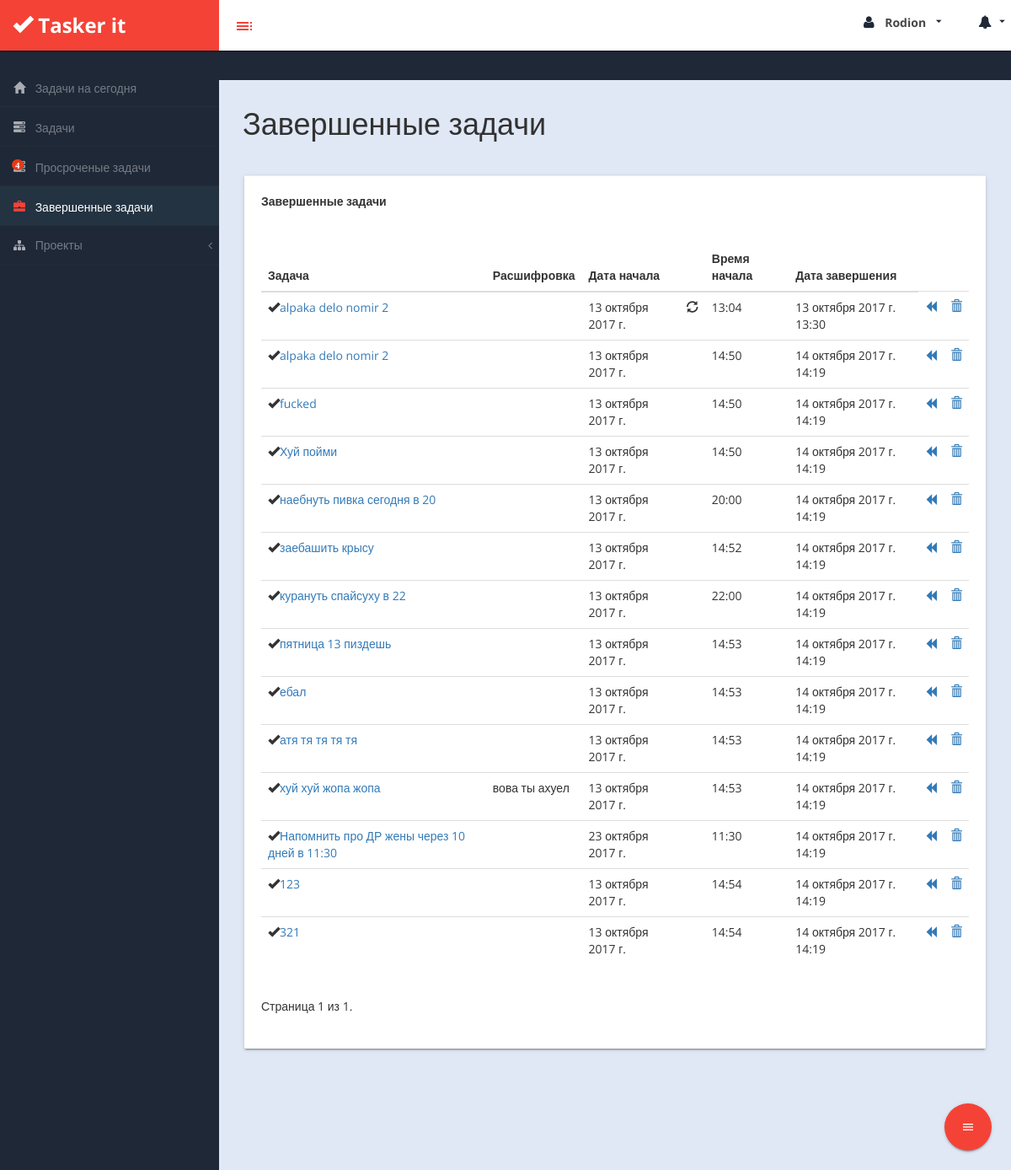
The app's page /task_finished/ (signed in) with its own data.
### JtdiTASKS/models.py (models this page shows, shortened)
class Task(models.Model):
    PRIORITY_1 = '1'
    PRIORITY_2 = '2'
    PRIORITY_3 = '3'
    PRIORITY_4 = '4'
    PRIORITY_CHOISE = (
        (PRIORITY_1, 'Приоритет 1'),
        (PRIORITY_2, 'Приоритет 2'),
        (PRIORITY_3, 'Приоритет 3'),
        (PRIORITY_4, 'Приоритет 4'))
    author = models.ForeignKey('auth.User')
    performer = models.ForeignKey('auth.User', related_name='performer', blank=True, null=True)
    project = models.ForeignKey('Project', null=True, default=None,
                                blank=True)
    title = models.CharField(max_length=200)
    description = models.TextField(max_length=2000, blank=True)
    repeating = models.BooleanField(default=False, blank=True)
    date = models.DateField(default=timezone.now, blank=True, null=True)
    time = models.TimeField(default=timezone.now, blank=True, null=True)
    date_finish = models.DateField(default=None, blank=True, null=True)
    date_time_finish = models.DateTimeField(default=None, blank=True, null=True)
    active = models.BooleanField(default=False)
    finished = models.BooleanField(default=False)
    group = models.BooleanField(default=False)
    priority = models.CharField(max_length=20, choices=PRIORITY_CHOISE,
                                default=PRIORITY_4, blank=True)
    color = models.CharField(max_length=20, default='grey', blank=True)
    remind = models.BooleanField(default=True)

### JtdiTASKS/views.py (the view)
# urls.py: url(r'^task_finished/$', views.task_list_finished, name='task_list_finished'),
def task_list_finished(request):
    if not request.user.is_authenticated():
        return redirect('login')
    tasks_finish = Task.objects.filter(active=False).filter(finished=True)\
        .filter(Q(author=request.user) | Q(performer=request.user)).filter(project=None).order_by(
        'date_finish')
    paginator_task = Paginator(tasks_finish, 16)
    page = request.GET.get('page')
    try:
        tasks_finish = paginator_task.page(page)
    except PageNotAnInteger:
        tasks_finish = paginator_task.page(1)
    except EmptyPage:
        tasks_finish = paginator_task.page(paginator_task.num_pages)
    return render(request, 'JtdiTASKS/finished_task.html', {'tasks': tasks_finish})

### JtdiTASKS/views.py (called while the page is built)
@register.inclusion_tag('JtdiTASKS/profile_menu.html')
def profile_menu(user):
    today = datetime.date.today()
    week_end = today - datetime.timedelta(days=7)
    tasks_finish_base = Task.objects.filter(active=False).filter(finished=True).filter(author=user).filter(
        date_finish__range=(week_end, today)).order_by(
        'date_finish')
    qsstats = QuerySetStats(tasks_finish_base, date_field='date_finish', aggregate=Count('id'))
    qsstats.today = today
    values = qsstats.time_series(week_end, today, interval='days')
    my_invites = InviteUser.objects.filter(user_invite__username__exact=user.username).filter(not_invited=False) \
        .filter(invited=False).count()
    notify = 0 + my_invites
    return {'user': user,
            'values': values,
            'notify': notify,
            'my_invites': my_invites}

### JtdiTASKS/templates/JtdiTASKS/finished_task.html (shortened to what this page needs)
{% extends 'JtdiTASKS/base.html' %}
{% load googlecharts %}
{% load staticfiles %}
{% block content %}
<div id="page-wrapper">
		  <div class="header">
                        <h1 class="page-header">
                            Завершенные задачи
                        </h1>
        </div>
             <div id="page-inner">
            <div class="row">
                <div class="col-md-12">
                    <div class="card">
                        <div class="card-action">
                            Завершенные задачи
                        </div>
                        <div class="card-content">
                            <div class="table-responsive">
                                <table class="table table-hover">
				              <thead>
				                <tr>
				                  <th>Задача</th>
				                  <th>Расшифровка</th>
				                  <th>Дата начала</th>
                                  <th> </th>
                                  <th>Время начала</th>
                                  <th>Дата завершения</th>
				                </tr>
				              </thead>
				              <tbody>
                              {% for task in tasks %}
                                <tr>
                                    <td><i class="glyphicon glyphicon-ok"></i><a href="{% url 'task_detail' pk=task.pk %}">{{ task.title }}</a></td>
                                    <td>{{ task.description|linebreaksbr }}</td>
                                    <td>{{ task.date }}</td>
                                    {% if task.repeating %}
                                        <td><i class="glyphicon glyphicon-refresh"></i></td>
                                    {% else %}
                                        <td>  </td>
                                    {% endif %}
                                    <td>{{ task.time }}</td>
                                    <td>{{ task.date_time_finish }}</td>
                                    <td><a href="{% url 'task_restore' pk=task.pk %}" data-rel="collapse" title="Восстановить задачу">
                                        <i class="glyphicon glyphicon-backward"></i></a></td>
                                    <td><a href="{% url 'task_del' pk=task.pk %}" data-rel="collapse" title="Удалить задачу">
                                        <i class="glyphicon glyphicon-trash"></i></a></td>
                                </tr>
                              {% endfor %}
				              </tbody>
				            </table>
                            </div>
                            <div class="pagination">
                                <span class="step-links">
                                    <span class="current">
                                        Страница {{ tasks.number }} из {{ tasks.paginator.num_pages }}.
                                    </span>
                                </span>
                            </div>
		  				</div>
		  			</div>
  				</div>
  			</div>
		  </div>
{% endblock content %}

### JtdiTASKS/templates/JtdiTASKS/profile_menu.html (shortened to what this page needs)
{% load googlecharts %}
{% load bootstrap %}
{% if user.is_authenticated %}
    <nav class="navbar navbar-default top-navbar" role="navigation">
            <div class="navbar-header">
                <a class="navbar-brand waves-effect waves-dark" href="/"><i class="glyphicon glyphicon-ok"></i> <strong>Tasker it</strong></a>
		<div id="sideNav" href=""><i class="material-icons dp48">toc</i></div>
            </div>
            <ul class="nav navbar-top-links navbar-right">
            <li><a class="dropdown-button waves-effect waves-dark" href="#!" data-activates="dropdown1"><i class="fa fa-user fa-fw"></i> <b>{{ user.first_name }}</b> <i class="material-icons right">arrow_drop_down</i></a></li>
				<li><a class="dropdown-button waves-effect waves-dark" href="#!" data-activates="dropdown2"><i class="fa fa-bell fa-fw"></i> <i class="material-icons right">arrow_drop_down</i></a></li>
            </ul>
        </nav>
{% endif %}
{% if user.is_authenticated %}
                   {% googlecharts %}
                    {% options %}
                        kind: "LineChart",
                        options: {
                            backgroundColor: "#f9f9f9",
                            colors: ["#09f"],
                            gridlineColor: "#ddd",
                            legend: "none",
                            vAxis: {minValue: 1},
                            chartArea: {left: 40, top: 20, width: '300', height: '190'},
                            width: '300',
                            height: '250'
                        }
                    {% endoptions %}
                {% endgooglecharts %}
    {% endif %}

### JtdiTASKS/static/css/custom-styles.css (style rules this page uses)
body { font-family: 'Open Sans', sans-serif; background: #1F2837; }
#page-wrapper { padding: 15px 15px; min-height: 600px; background: #ececec; }
#page-inner { width:100%; margin:10px 20px 10px 0px; padding: 15px 30px; min-height:1200px; }
h1, .h1, h2, .h2, h3, .h3 { margin-top: 7px; margin-bottom: -5px; }
.top-navbar { position: fixed;width: 100%;z-index: 300;-webkit-box-shadow: 0 3px 3px rgba(0, 0, 0, 0.05);-moz-box-shadow: 0 3px 3px rgba(0, 0, 0, 0.05);box-shadow: 0 3px 3px rgba(0, 0, 0, 0.05);box-shadow: 0 1px 3px 0 rgba(0,0,0,.2),0 1px 1px 0 rgba(0,0,0,.14),0 2px 1px -1px rgba(0,0,0,.12); }
#page-wrapper { position: relative; top: 55px; -moz-box-shadow: 0 0 10px #757575; }
.page-header { padding-bottom: 0;margin: 0;border-bottom: 1px solid transparent;text-align: left;background-color: transparent;padding: 32px 22px 10px 28px;color: #323232; }
.top-navbar { margin:0px; }
.top-navbar .navbar-brand { color: #fff;width: 260px;text-align: left;height: 60px;font-size: 24px;font-weight: 700;line-height: 30px;background: #f44336; }
.top-navbar .nav > li { position: relative; display: inline-block; margin: 0px; padding: 0px; }
.top-navbar .nav > li > a { position: relative;display: block;padding: 17px;color: #484848;margin: 0px; }
.top-navbar { background: #ffffff; border-bottom:none; }
.top-navbar .nav > li > a > i { margin-right: 0; }
.navbar-default { border: 0px solid #1f2837; }
.navbar-header { background: transparent; }
.nav > li > a > i { margin-right:10px; color: #1f2837; font-size: 16px; }
#sideNav { float: left; left: 0; z-index: 3; color: #f44336; cursor:pointer; border-radius: 0; width: 14px; font-size: 44px; line-height: 33px; margin: 7px 0 0 13px; background: #ffffff; width: 34px; height: 34px; text-align: center; line-height: 34px; padding-top: 5px; margin-top: 14px; border-radius: 50%; }
#page-wrapper { background: #e0e8f5; }
@media (min-width:768px) { #page-wrapper { margin: 0 0 0 260px; padding: 0; min-height: 1200px; } }
@media (min-width:768px) { .navbar { border-radius: 0px; } }
.top-navbar .nav > li > a b { margin:0 5px; }

### records on screen
Task: title "alpaka delo nomir 2", date "13 октября 2017 г.", repeating True (drawn), time "13:04", date_time_finish "13 октября 2017 г. 13:30"
Task: title "alpaka delo nomir 2", date "13 октября 2017 г.", repeating False (drawn), time "14:50", date_time_finish "14 октября 2017 г. 14:19"
Task: title "fucked", date "13 октября 2017 г.", repeating False (drawn), time "14:50", date_time_finish "14 октября 2017 г. 14:19"
Task: title "Хуй пойми", date "13 октября 2017 г.", repeating False (drawn), time "14:50", date_time_finish "14 октября 2017 г. 14:19"
Task: title "наебнуть пивка сегодня в 20", date "13 октября 2017 г.", repeating False (drawn), time "20:00", date_time_finish "14 октября 2017 г. 14:19"
Task: title "заебашить крысу", date "13 октября 2017 г.", repeating False (drawn), time "14:52", date_time_finish "14 октября 2017 г. 14:19"
Task: title "курануть спайсуху в 22", date "13 октября 2017 г.", repeating False (drawn), time "22:00", date_time_finish "14 октября 2017 г. 14:19"
Task: title "пятница 13 пиздешь", date "13 октября 2017 г.", repeating False (drawn), time "14:53", date_time_finish "14 октября 2017 г. 14:19"
Task: title "ебал", date "13 октября 2017 г.", repeating False (drawn), time "14:53", date_time_finish "14 октября 2017 г. 14:19"
Task: title "атя тя тя тя тя", date "13 октября 2017 г.", repeating False (drawn), time "14:53", date_time_finish "14 октября 2017 г. 14:19"
Task: title "хуй хуй жопа жопа", description "вова ты ахуел", date "13 октября 2017 г.", repeating False (drawn), time "14:53", date_time_finish "14 октября 2017 г. 14:19"
Task: title "Напомнить про ДР жены через 10 дней в 11:30", date "23 октября 2017 г.", repeating False (drawn), time "11:30", date_time_finish "14 октября 2017 г. 14:19"
Task: title "123", date "13 октября 2017 г.", repeating False (drawn), time "14:54", date_time_finish "14 октября 2017 г. 14:19"
Task: title "321", date "13 октября 2017 г.", repeating False (drawn), time "14:54", date_time_finish "14 октября 2017 г. 14:19"

### other values on screen
{{ user.first_name }} "Rodion"
{{ tasks_overdue_notify }} "4"
{{ tasks.number }} "1"
{{ tasks.paginator.num_pages }} "1"
